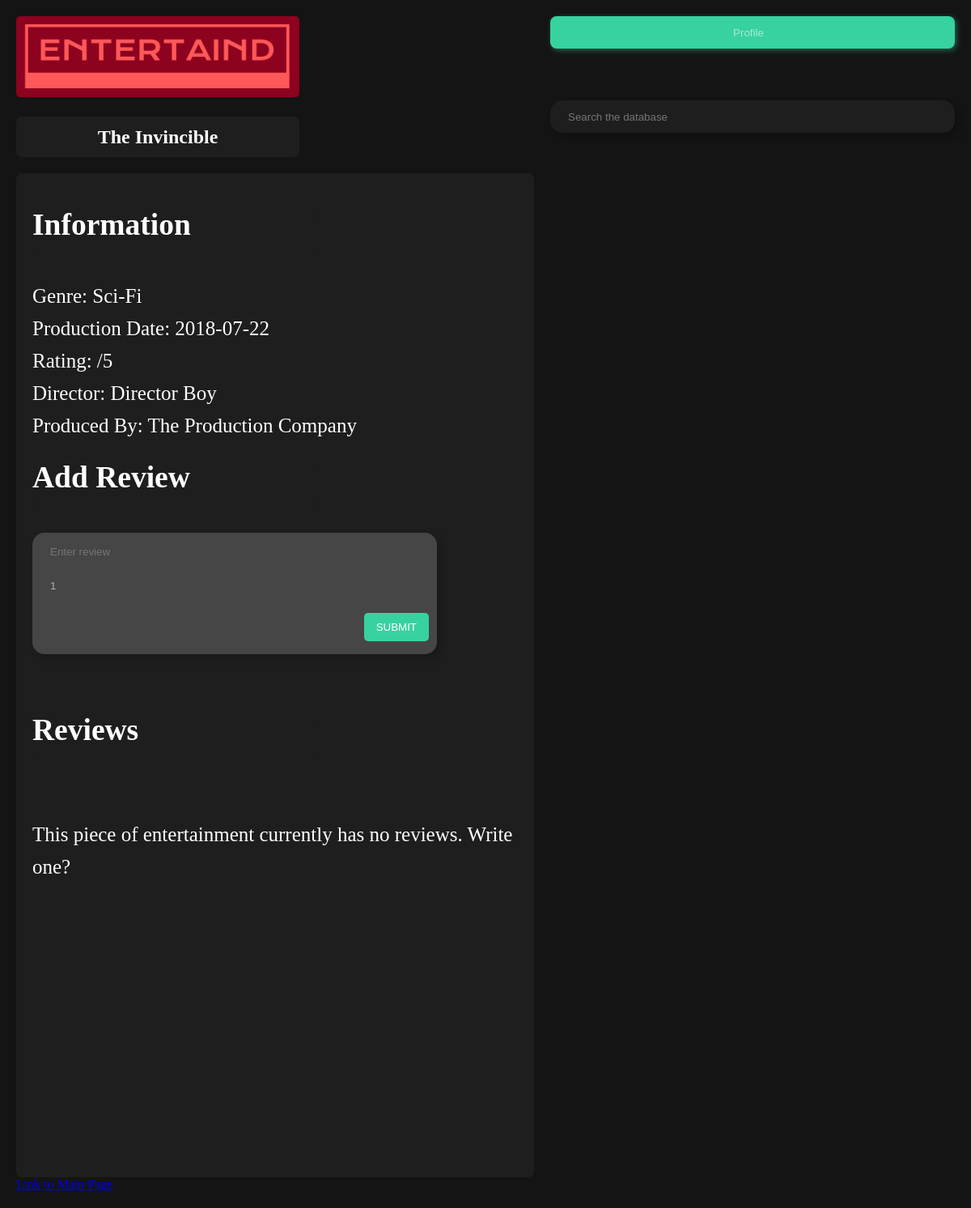
/DBMS_Project/user_login/entertainment_page.php?eid=1, run on an earlier commit of the app's database.
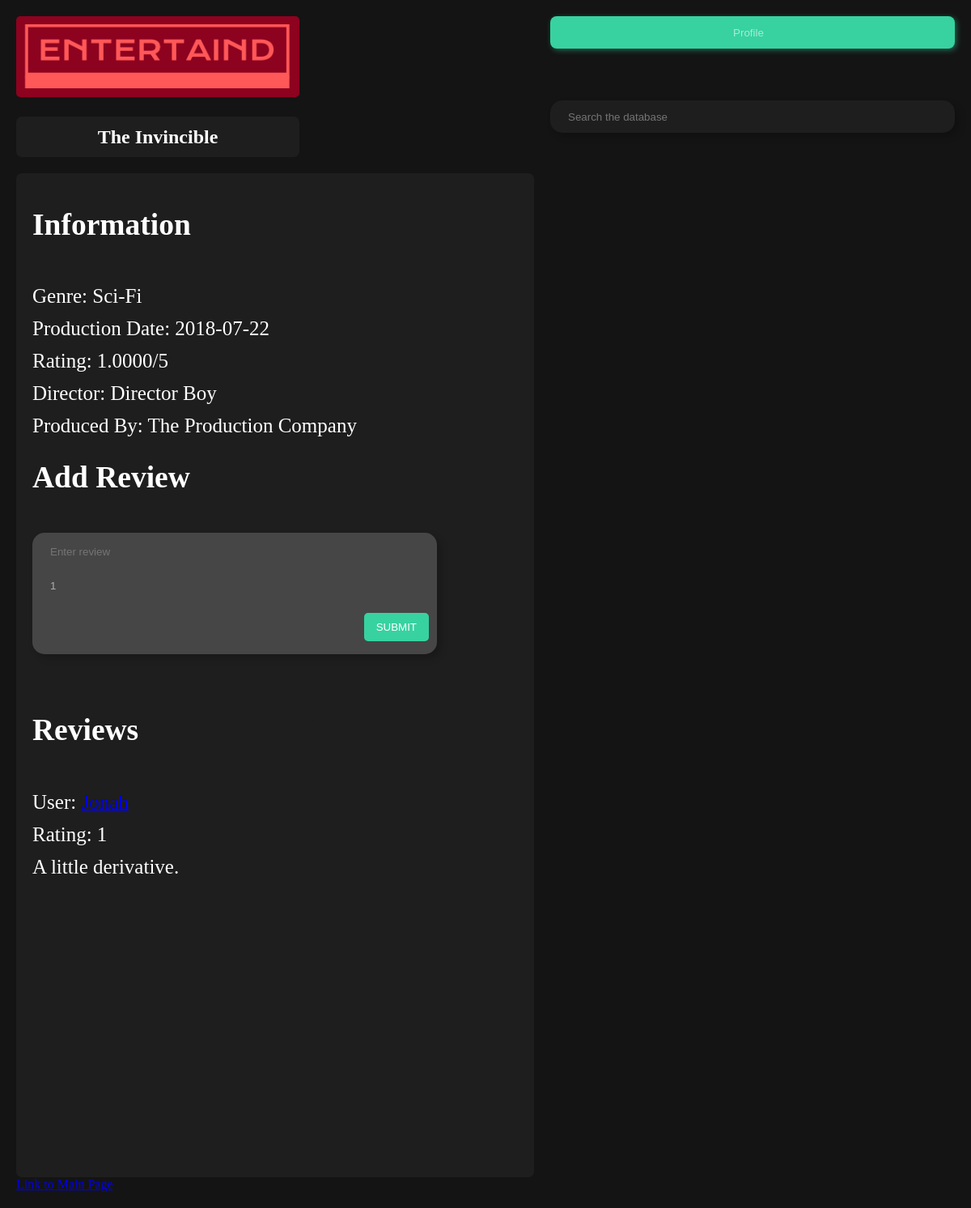
And on a later commit of the database.
### tables this page shows
CREATE TABLE `reviews` (
  `username` varchar(30) NOT NULL,
  `eid` int(5) NOT NULL,
  `rating` int(5) NOT NULL,
  `comments` varchar(100)
);

### DBMS_Project/user_login/entertainment_page.php (the view, shortened to what this page needs)
<?php
$eid = $_GET['eid'];
$connection = mysqli_connect("localhost", "root", "","entertainment_db");
?>
<!DOCTYPE html>
<html>
<head>
</head>
<body>
    <img src="../logo.png" alt="Logo", style="height:100px; width:350px; border-radius:5px">
    <form class="profile_button" action="user_profile.php?username=<?php$username?>" method="post">
        <input class="button_text" type="submit" name="b1" value="Profile">
    </form>
    <div class = "search_bar">
        <form action="search_results.php" method="post">
		    <input type="text" name="search" placeholder="Search the database">
        </form>
    </div>
    <h2>
        <?php
        $ename_result = mysqli_query($connection, "SELECT * FROM entertainment AS E WHERE E.eid = $eid");
        $ename_row = mysqli_fetch_array($ename_result);
        echo $ename_row['name'];
        ?>
    </h2>
    <div class = "entertainment_info">
        <h2 style="text-align: left; line-height: 25px">Information</h2>
        <?php
        $result = mysqli_query($connection, "SELECT AVG(rating) FROM reviews AS R WHERE R.eid = '$eid'");
        $rating = mysqli_fetch_array($result)[0];
        $genre = $_SESSION['row']['type'];
        $date = $_SESSION['row']['date'];
        $dir_fname = $_SESSION['row']['fname'];
        $dir_lname = $_SESSION['row']['lname'];
        $prod_company = $_SESSION['row']['name'];
        echo "Genre: $genre";
        echo "<br>";
        echo "Production Date: $date";
        echo "<br>";
        echo "Rating: $rating/5";
        echo "<br>";
        echo "Director: $dir_fname $dir_lname";
        echo "<br>";
        echo "Produced By: $prod_company";
	    ?>
        <h2 style="text-align: left; line-height: 25px">Add Review</h2>
        <form class="add_review" method="post">
            <input name="review" type="text" placeholder="Enter review">
            <input name="rating" type="number" min="1" max="5" placeholder="Enter rating" value="1">
            <button type="submit">SUBMIT</button>
        </form>
        <br>
        <br>
        <?php echo "<br><br><br>" ?>
        <h2 style="text-align: left; line-height: 25px">Reviews</h2>
        <?php
        $result = mysqli_query($connection, "SELECT * FROM entertainment as E, reviews AS R WHERE E.eid = '$eid' AND R.eid = E.eid");
        if (mysqli_num_rows($result) == 0) {
            echo "<br>This piece of entertainment currently has no reviews. Write one?";
        } else {
            while ($row = mysqli_fetch_array($result)) {
                echo "User: " . "<a href=user_profile.php?visiting=$row[7]>$row[7]</a>" . "<br>";
                echo "Rating: " . $row['rating'] . "<br>";
                echo $row['comments'] . "<br><br>";
            }
        }
        ?>
    </div>
    <a href="./../index.php">Link to Main Page</a>
</body>
</html>

What changed in the data, as far as the page shows it:
added reviews: rating "1", comments "A little derivative."
Also different on the page:
$rating: (not shown) → "1.0000"
text no longer shown: "This piece of entertainment currently has no reviews. Write one?"
